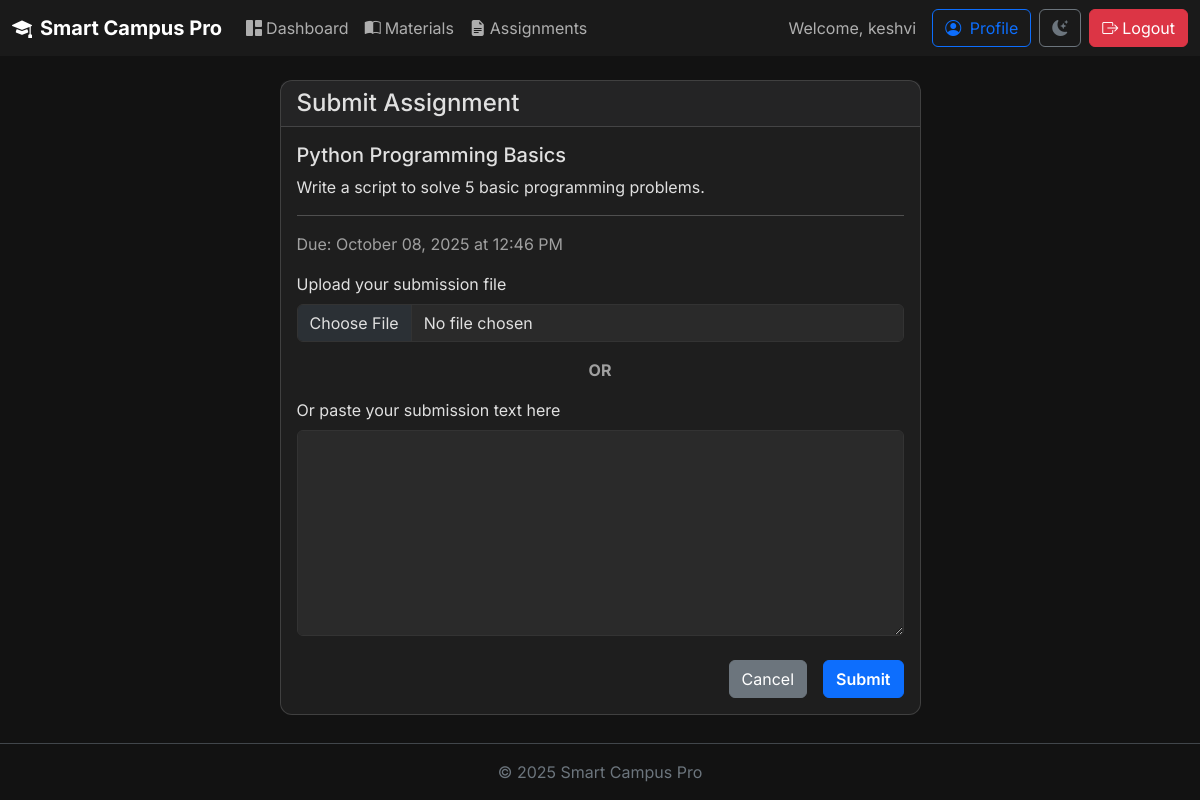
/assignment/1/submit (signed in), run on the app's committed database.
### portal/models.py (models this page shows)
class User(db.Model, UserMixin):
    id = db.Column(db.Integer, primary_key=True)
    name = db.Column(db.String(150), nullable=False)
    email = db.Column(db.String(150), unique=True, nullable=False)
    password_hash = db.Column(db.String(256), nullable=False)
    role = db.Column(db.String(20), nullable=False, default='student')
    theme = db.Column(db.String(10), default='dark')
    is_blocked = db.Column(db.Boolean, nullable=False, default=False)
    materials = db.relationship('Material', backref='uploader', lazy=True)
    assignments = db.relationship('Assignment', backref='creator', lazy=True)
    submissions = db.relationship('Submission', backref='student', lazy=True)
    announcements = db.relationship('Announcement', backref='poster', lazy=True)
    badges = db.relationship('Badge', backref='user', lazy=True)
    profile = db.relationship('Profile', backref='user', lazy=True, uselist=False)
    @property
    def is_active(self):
        return not self.is_blocked

class Assignment(db.Model):
    id = db.Column(db.Integer, primary_key=True)
    title = db.Column(db.String(200), nullable=False)
    description = db.Column(db.Text, nullable=False)
    deadline = db.Column(db.DateTime, nullable=False)
    attachment_path = db.Column(db.String(300), nullable=True)
    created_date = db.Column(db.DateTime, nullable=False, default=datetime.utcnow)
    user_id = db.Column(db.Integer, db.ForeignKey('user.id'), nullable=False)
    submissions = db.relationship('Submission', backref='assignment', lazy='dynamic')

### portal/routes.py (the view, shortened to what this page needs)
@main_bp.route("/assignment/<int:assignment_id>/submit", methods=['GET', 'POST'])
@login_required
def submit_assignment(assignment_id):
    assignment = Assignment.query.get_or_404(assignment_id)
    if current_user.role != 'student':
        flash('Only students can submit.', 'danger')
        return redirect(url_for('routes.assignments'))
    if Submission.query.filter_by(user_id=current_user.id, assignment_id=assignment_id).first():
        flash('You have already submitted.', 'info')
        return redirect(url_for('routes.assignments'))
    form = SubmissionForm()
    return render_template('submit_assignment.html', title='Submit Assignment', form=form, assignment=assignment)

### portal/forms.py (shortened to what this page needs)
class SubmissionForm(FlaskForm):
    file = FileField('Upload your submission file')
    text_content = TextAreaField('Or paste your submission text here')
    submit = SubmitField('Submit')

### portal/templates/submit_assignment.html (shortened to what this page needs)
{% extends "base.html" %}
{% block content %}
<div class="row justify-content-center">
    <div class="col-md-8 col-lg-7">
        <div class="card">
            <div class="card-header"><h4 class="my-0">Submit Assignment</h4></div>
            <div class="card-body">
                <h5 class="card-title">{{ assignment.title }}</h5>
                <p class="card-text">{{ assignment.description }}</p>
                <hr>
                <p class="text-muted">Due: {{ assignment.deadline.strftime('%B %d, %Y at %I:%M %p') }}</p>
                <form method="POST" action="" enctype="multipart/form-data" novalidate>
                    <div class="mb-3">
                        {{ form.file.label(class="form-label") }}
                        {{ form.file(class="form-control") }}
                    </div>
                    <div class="text-center my-3"><strong class="text-muted">OR</strong></div>
                    <div class="mb-3">
                        {{ form.text_content.label(class="form-label") }}
                        {{ form.text_content(class="form-control", rows=8) }}
                    </div>
                    <div class="d-grid gap-2 d-md-flex justify-content-md-end mt-4">
                        <a href="{{ url_for('routes.assignments') }}" class="btn btn-secondary me-md-2">Cancel</a>
                        {{ form.submit(class="btn btn-primary") }}
                    </div>
                </form>
            </div>
        </div>
    </div>
</div>
{% endblock %}

### portal/templates/base.html (shortened to what this page needs)
<!DOCTYPE html>
<html lang="en" data-bs-theme="{{ current_user.theme if current_user.is_authenticated else 'dark' }}">
<head>
    <link href="https://cdn.jsdelivr.net/npm/bootstrap@5.3.2/dist/css/bootstrap.min.css" rel="stylesheet">
    <link href="https://cdn.jsdelivr.net/npm/bootstrap-icons@1.11.1/font/bootstrap-icons.css" rel="stylesheet">
    <link rel="stylesheet" href="{{ url_for('static', filename='css/style.css') }}">
</head>
<body class="d-flex flex-column min-vh-100">
    {% if current_user.is_authenticated %}
    <nav class="navbar navbar-expand-lg sticky-top">
        <div class="container-fluid">
            <a class="navbar-brand fw-bold" href="{{ url_for('routes.dashboard') }}"><i class="bi bi-mortarboard-fill me-2"></i>Smart Campus Pro</a>
            <div class="collapse navbar-collapse" id="navbarNav">
                <ul class="navbar-nav me-auto mb-2 mb-lg-0">
                    <li class="nav-item"><a class="nav-link" href="{{ url_for('routes.dashboard') }}"><i class="bi bi-grid-1x2-fill me-1"></i>Dashboard</a></li>
                    <li class="nav-item"><a class="nav-link" href="{{ url_for('routes.materials') }}"><i class="bi bi-book-half me-1"></i>Materials</a></li>
                    <li class="nav-item"><a class="nav-link" href="{{ url_for('routes.assignments') }}"><i class="bi bi-file-earmark-text-fill me-1"></i>Assignments</a></li>
                </ul>
                <div class="d-flex align-items-center">
                    <span class="navbar-text me-3 d-flex align-items-center gap-2">
                        <span>Welcome, {{ current_user.name }}</span>
                    </span>
                    <a href="{{ url_for('routes.profile') }}" class="btn btn-outline-primary me-2">
                        <i class="bi bi-person-circle me-1"></i> Profile
                    </a>
                    <button id="theme-toggle" class="btn btn-outline-secondary me-2">
                        <i class="bi bi-moon-stars-fill theme-icon-dark"></i>
                    </button>
                    <a href="{{ url_for('routes.logout') }}" class="btn btn-danger"><i class="bi bi-box-arrow-right me-1"></i>Logout</a>
                </div>
            </div>
        </div>
    </nav>
    {% endif %}
    <main class="container my-4 flex-grow-1">
        {% block content %}{% endblock %}
    </main>
    <footer class="text-center py-3 mt-auto border-top border-secondary-subtle">
        <div class="text-secondary">© 2025 Smart Campus Pro</div>
    </footer>
</body>
</html>

### portal/static/css/style.css (style rules this page uses)
:root { --primary-accent: #0d6efd; --primary-accent-hover: #0a58ca; }
body { font-family: 'Inter', sans-serif; transition: background-color 0.3s ease, color 0.3s ease; }
[data-bs-theme="dark"] { --bs-body-bg: #121212; --bs-body-color: #e0e0e0; --surface-color: #1e1e1e; --bs-border-color: #333; --bs-secondary-color: #a0a0a0; }
[data-bs-theme="dark"] .navbar { background: rgba(30, 30, 30, 0.75) !important; backdrop-filter: blur(12px); }
[data-bs-theme="dark"] .card, [data-bs-theme="dark"] .modal-content, [data-bs-theme="dark"] .list-group-item { background-color: var(--surface-color); }
[data-bs-theme="dark"] .form-control, [data-bs-theme="dark"] .form-select { background-color: #2a2a2a; }
.card { border-radius: 0.75rem; transition: transform 0.2s ease-in-out, box-shadow 0.2s ease-in-out; }
.btn-primary { background-color: var(--primary-accent); border-color: var(--primary-accent); font-weight: 600; }
.theme-icon-dark { display: none; }
[data-bs-theme="dark"] .theme-icon-dark { display: inline-block; }

### data on the page
User: name "keshvi"
Assignment: title "Python Programming Basics", description "Write a script to solve 5 basic programming problems.", deadline "October 08, 2025 at 12:46 PM"
